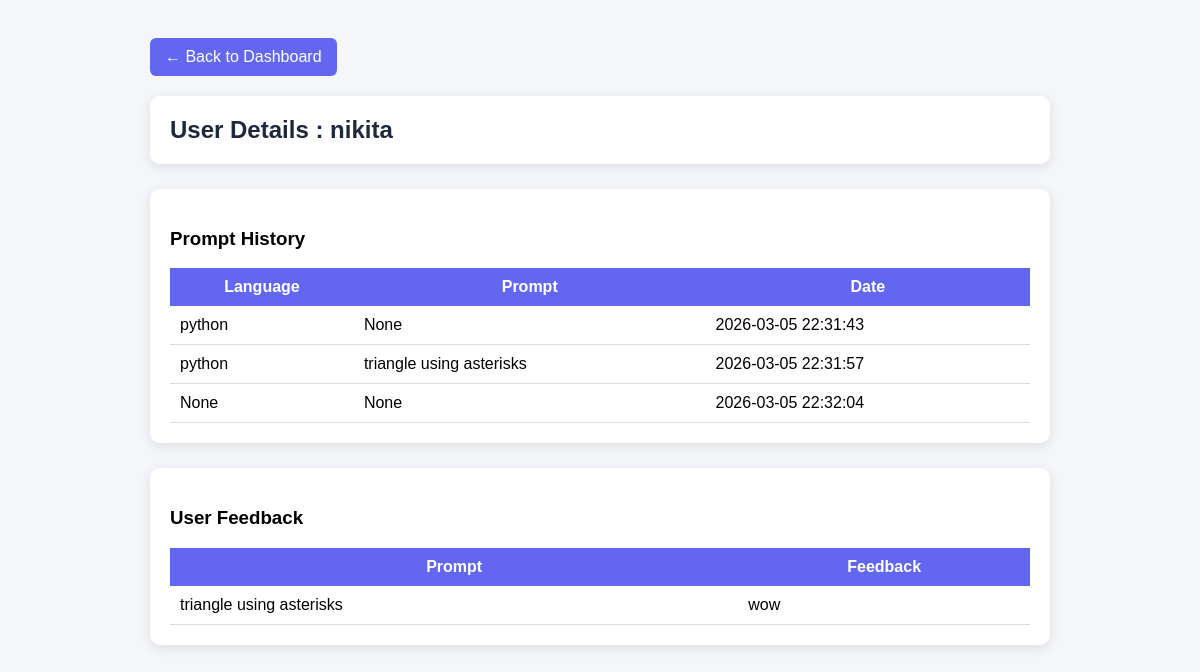
Screenshot of /admin/user/nikita with the database file from the repository.
### tables this page shows
CREATE TABLE history (
            id INTEGER PRIMARY KEY AUTOINCREMENT,
            username TEXT,
            language TEXT,
            prompt TEXT,
            code TEXT,
            explanation TEXT,
            example TEXT,
            date TEXT
        );

CREATE TABLE feedback(
        id INTEGER PRIMARY KEY AUTOINCREMENT,
        username TEXT,
        prompt TEXT,
        message TEXT
);

### CodeGenie AI/app.py (the view)
@app.route("/admin/user/<username>")
def admin_user(username):
    conn = sqlite3.connect("database.db")
    cursor = conn.cursor()
    cursor.execute("SELECT language, prompt, date FROM history WHERE username=?", (username,))
    history = cursor.fetchall()
    cursor.execute("SELECT prompt, message FROM feedback WHERE username=?", (username,))
    feedbacks = cursor.fetchall()
    conn.close()
    return render_template(
        "admin_user.html",
        username=username,
        history=history,
        feedbacks=feedbacks
    )

### CodeGenie AI/templates/admin_user.html (shortened to what this page needs)
<!DOCTYPE html>
<html>
<head>
</head>
<body>
<div class="container">
<a href="/admin/dashboard" class="back-btn">← Back to Dashboard</a>
<div class="card">
<h2>User Details : {{username}}</h2>
</div>
<div class="card">
<h3>Prompt History</h3>
<table>
<tr>
<th>Language</th>
<th>Prompt</th>
<th>Date</th>
</tr>
{% for row in history %}
<tr>
<td>{{row[0]}}</td>
<td>{{row[1]}}</td>
<td>{{row[2]}}</td>
</tr>
{% endfor %}
</table>
</div>
<div class="card">
<h3>User Feedback</h3>
<table>
<tr>
<th>Prompt</th>
<th>Feedback</th>
</tr>
{% for fb in feedbacks %}
<tr>
<td>{{fb[0]}}</td>
<td>{{fb[1]}}</td>
</tr>
{% endfor %}
</table>
</div>
</div>
</body>
</html>

### CodeGenie AI/templates/admin_user.html (style rules this page uses)
body { font-family: Arial, sans-serif; background:#f4f6f9; padding:30px; }
.container { max-width:900px; margin:auto; }
.card { background:white; padding:20px; margin-bottom:25px; border-radius:10px; box-shadow:0 3px 12px rgba(0,0,0,0.1); }
h2 { margin:0; color:#1e293b; }
.back-btn { display:inline-block; margin-bottom:20px; padding:10px 15px; background:#6366f1; color:white; border-radius:6px; text-decoration:none; }
table { width:100%; border-collapse:collapse; }
th { background:#6366f1; color:white; padding:10px; }
td { padding:10px; border-bottom:1px solid #ddd; }

### rows the page displays
history: language "python", row "None", date "2026-03-05 22:31:43"
history: language "python", prompt "triangle using asterisks", date "2026-03-05 22:31:57"
history: row "None", date "2026-03-05 22:32:04"
feedback: prompt "triangle using asterisks", message "wow"

### other values shown
{{ username }} "nikita"
